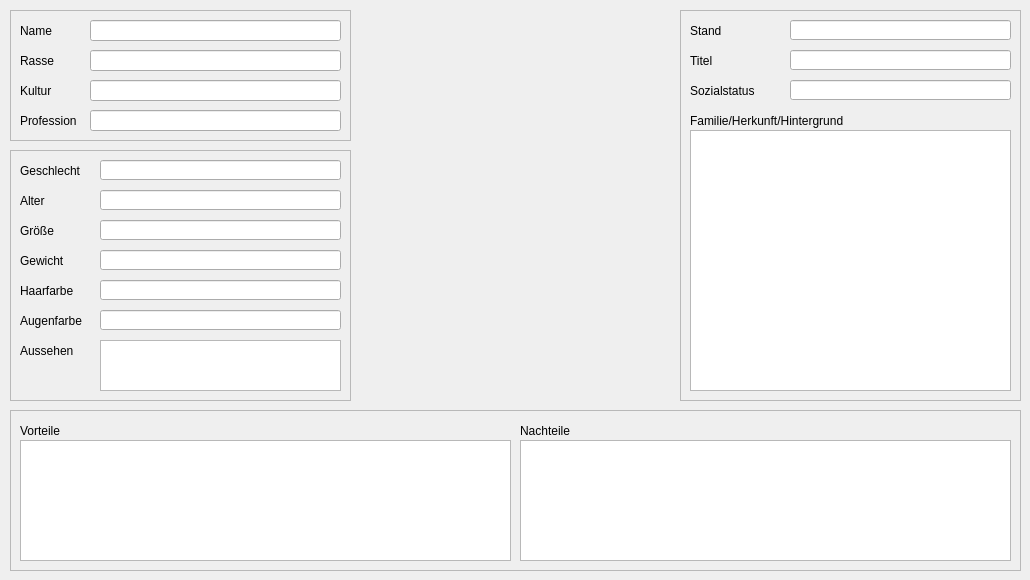
    <widget class="QWidget" name="tab">
     <attribute name="title">
      <string>Übersicht</string>
     </attribute>
     <widget class="QFrame" name="frame">
      <property name="geometry">
       <rect>
        <x>10</x>
        <y>10</y>
        <width>341</width>
        <height>131</height>
       </rect>
      </property>
      <property name="frameShape">
       <enum>QFrame::StyledPanel</enum>
      </property>
      <property name="frameShadow">
       <enum>QFrame::Raised</enum>
      </property>
      <property name="lineWidth">
       <number>1</number>
      </property>
      <property name="midLineWidth">
       <number>0</number>
      </property>
      <widget class="QLineEdit" name="Uebersicht_Professionr_Line">
       <property name="geometry">
        <rect>
         <x>80</x>
         <y>100</y>
         <width>251</width>
         <height>21</height>
        </rect>
       </property>
       <property name="readOnly">
        <bool>true</bool>
       </property>
      </widget>
      <widget class="QLineEdit" name="Uebersicht_Rasse_Line">
       <property name="geometry">
        <rect>
         <x>80</x>
         <y>40</y>
         <width>251</width>
         <height>21</height>
        </rect>
       </property>
       <property name="readOnly">
        <bool>true</bool>
       </property>
      </widget>
      <widget class="QLineEdit" name="Uebersicht_Character_Name_Line">
       <property name="geometry">
        <rect>
         <x>80</x>
         <y>10</y>
         <width>251</width>
         <height>21</height>
        </rect>
       </property>
      </widget>
      <widget class="QLabel" name="label_3">
       <property name="geometry">
        <rect>
         <x>10</x>
         <y>70</y>
         <width>61</width>
         <height>21</height>
        </rect>
       </property>
       <property name="text">
        <string>Kultur</string>
       </property>
      </widget>
      <widget class="QLabel" name="label">
       <property name="geometry">
        <rect>
         <x>10</x>
         <y>10</y>
         <width>61</width>
         <height>21</height>
        </rect>
       </property>
       <property name="text">
        <string>Name</string>
       </property>
      </widget>
      <widget class="QLabel" name="label_4">
       <property name="geometry">
        <rect>
         <x>10</x>
         <y>100</y>
         <width>61</width>
         <height>21</height>
        </rect>
       </property>
       <property name="text">
        <string>Profession</string>
       </property>
      </widget>
      <widget class="QLabel" name="label_2">
       <property name="geometry">
        <rect>
         <x>10</x>
         <y>40</y>
         <width>61</width>
         <height>21</height>
        </rect>
       </property>
       <property name="text">
        <string>Rasse</string>
       </property>
      </widget>
      <widget class="QLineEdit" name="Uebersicht_Kultur_Line">
       <property name="geometry">
        <rect>
         <x>80</x>
         <y>70</y>
         <width>251</width>
         <height>21</height>
        </rect>
       </property>
       <property name="readOnly">
        <bool>true</bool>
       </property>
      </widget>
     </widget>
     <widget class="QFrame" name="frame_2">
      <property name="geometry">
       <rect>
        <x>10</x>
        <y>150</y>
        <width>341</width>
        <height>251</height>
       </rect>
      </property>
      <property name="frameShape">
       <enum>QFrame::StyledPanel</enum>
      </property>
      <property name="frameShadow">
       <enum>QFrame::Raised</enum>
      </property>
      <property name="lineWidth">
       <number>1</number>
      </property>
      <property name="midLineWidth">
       <number>200</number>
      </property>
      <widget class="QLabel" name="label_5">
       <property name="geometry">
        <rect>
         <x>10</x>
         <y>10</y>
         <width>71</width>
         <height>21</height>
        </rect>
       </property>
       <property name="text">
        <string>Geschlecht</string>
       </property>
      </widget>
      <widget class="QLabel" name="label_6">
       <property name="geometry">
        <rect>
         <x>10</x>
         <y>40</y>
         <width>71</width>
         <height>21</height>
        </rect>
       </property>
       <property name="text">
        <string>Alter</string>
       </property>
      </widget>
      <widget class="QLabel" name="label_7">
       <property name="geometry">
        <rect>
         <x>10</x>
         <y>70</y>
         <width>71</width>
         <height>21</height>
        </rect>
       </property>
       <property name="text">
        <string>Größe</string>
       </property>
      </widget>
      <widget class="QLabel" name="label_8">
       <property name="geometry">
        <rect>
         <x>10</x>
         <y>100</y>
         <width>71</width>
         <height>21</height>
        </rect>
       </property>
       <property name="text">
        <string>Gewicht</string>
       </property>
      </widget>
      <widget class="QLabel" name="label_9">
       <property name="geometry">
        <rect>
         <x>10</x>
         <y>130</y>
         <width>71</width>
         <height>21</height>
        </rect>
       </property>
       <property name="text">
        <string>Haarfarbe</string>
       </property>
      </widget>
      <widget class="QLabel" name="label_10">
       <property name="geometry">
        <rect>
         <x>10</x>
         <y>160</y>
         <width>71</width>
         <height>21</height>
        </rect>
       </property>
       <property name="text">
        <string>Augenfarbe</string>
       </property>
      </widget>
      <widget class="QLabel" name="label_11">
       <property name="geometry">
        <rect>
         <x>10</x>
         <y>190</y>
         <width>71</width>
         <height>21</height>
        </rect>
       </property>
       <property name="text">
        <string>Aussehen</string>
       </property>
      </widget>
      <widget class="QLineEdit" name="Uebersicht_Geschlecht_Line">
       <property name="geometry">
        <rect>
         <x>90</x>
         <y>10</y>
         <width>241</width>
         <height>20</height>
        </rect>
       </property>
      </widget>
      <widget class="QLineEdit" name="Uebersicht_Alter_Line">
       <property name="geometry">
        <rect>
         <x>90</x>
         <y>40</y>
         <width>241</width>
         <height>20</height>
        </rect>
       </property>
      </widget>
      <widget class="QLineEdit" name="Uebersicht_Groesse_Line">
       <property name="geometry">
        <rect>
         <x>90</x>
         <y>70</y>
         <width>241</width>
         <height>20</height>
        </rect>
       </property>
      </widget>
      <widget class="QLineEdit" name="Uebersicht_Gewicht_Line">
       <property name="geometry">
        <rect>
         <x>90</x>
         <y>100</y>
         <width>241</width>
         <height>20</height>
        </rect>
       </property>
      </widget>
      <widget class="QLineEdit" name="Uebersicht_Haarfarbe_Line">
       <property name="geometry">
        <rect>
         <x>90</x>
         <y>130</y>
         <width>241</width>
         <height>20</height>
        </rect>
       </property>
      </widget>
      <widget class="QLineEdit" name="Uebersicht_Augenfarbe_Line">
       <property name="geometry">
        <rect>
         <x>90</x>
         <y>160</y>
         <width>241</width>
         <height>20</height>
        </rect>
       </property>
      </widget>
      <widget class="QTextEdit" name="Uebersicht_Aussehen_Text">
       <property name="geometry">
        <rect>
         <x>90</x>
         <y>190</y>
         <width>241</width>
         <height>51</height>
        </rect>
       </property>
      </widget>
     </widget>
     <widget class="QWidget" name="widget" native="true">
      <property name="geometry">
       <rect>
        <x>360</x>
        <y>10</y>
        <width>311</width>
        <height>391</height>
       </rect>
      </property>
      <property name="styleSheet">
       <string notr="true">QWidget.widget {background-iamge: url(./Jura.png)};</string>
      </property>
     </widget>
     <widget class="QFrame" name="frame_3">
      <property name="geometry">
       <rect>
        <x>680</x>
        <y>10</y>
        <width>341</width>
        <height>391</height>
       </rect>
      </property>
      <property name="frameShape">
       <enum>QFrame::StyledPanel</enum>
      </property>
      <property name="frameShadow">
       <enum>QFrame::Raised</enum>
      </property>
      <widget class="QLabel" name="label_12">
       <property name="geometry">
        <rect>
         <x>10</x>
         <y>10</y>
         <width>91</width>
         <height>21</height>
        </rect>
       </property>
       <property name="text">
        <string>Stand</string>
       </property>
      </widget>
      <widget class="QLabel" name="label_13">
       <property name="geometry">
        <rect>
         <x>10</x>
         <y>40</y>
         <width>91</width>
         <height>21</height>
        </rect>
       </property>
       <property name="text">
        <string>Titel</string>
       </property>
      </widget>
      <widget class="QLabel" name="label_14">
       <property name="geometry">
        <rect>
         <x>10</x>
         <y>70</y>
         <width>91</width>
         <height>21</height>
        </rect>
       </property>
       <property name="text">
        <string>Sozialstatus</string>
       </property>
      </widget>
      <widget class="QLabel" name="label_15">
       <property name="geometry">
        <rect>
         <x>10</x>
         <y>100</y>
         <width>321</width>
         <height>21</height>
        </rect>
       </property>
       <property name="text">
        <string>Familie/Herkunft/Hintergrund</string>
       </property>
      </widget>
      <widget class="QLineEdit" name="Uebersicht_Stand_Line">
       <property name="geometry">
        <rect>
         <x>110</x>
         <y>10</y>
         <width>221</width>
         <height>20</height>
        </rect>
       </property>
      </widget>
      <widget class="QLineEdit" name="Uebersicht_Titel_Line">
       <property name="geometry">
        <rect>
         <x>110</x>
         <y>40</y>
         <width>221</width>
         <height>20</height>
        </rect>
       </property>
      </widget>
      <widget class="QLineEdit" name="Uebersicht_Sozialstatus_Line">
       <property name="geometry">
        <rect>
         <x>110</x>
         <y>70</y>
         <width>221</width>
         <height>20</height>
        </rect>
       </property>
      </widget>
      <widget class="QTextEdit" name="Uebersicht_Hintergrund_Text">
       <property name="geometry">
        <rect>
         <x>10</x>
         <y>120</y>
         <width>321</width>
         <height>261</height>
        </rect>
       </property>
      </widget>
     </widget>
     <widget class="QFrame" name="frame_4">
      <property name="geometry">
       <rect>
        <x>10</x>
        <y>410</y>
        <width>1011</width>
        <height>161</height>
       </rect>
      </property>
      <property name="frameShape">
       <enum>QFrame::StyledPanel</enum>
      </property>
      <property name="frameShadow">
       <enum>QFrame::Raised</enum>
      </property>
      <widget class="QLabel" name="label_16">
       <property name="geometry">
        <rect>
         <x>10</x>
         <y>10</y>
         <width>81</width>
         <height>21</height>
        </rect>
       </property>
       <property name="text">
        <string>Vorteile</string>
       </property>
      </widget>
      <widget class="QLabel" name="label_17">
       <property name="geometry">
        <rect>
         <x>510</x>
         <y>10</y>
         <width>81</width>
         <height>21</height>
        </rect>
       </property>
       <property name="text">
        <string>Nachteile</string>
       </property>
      </widget>
      <widget class="QListView" name="Uebersicht_Vorteile">
       <property name="geometry">
        <rect>
         <x>10</x>
         <y>30</y>
         <width>491</width>
         <height>121</height>
        </rect>
       </property>
      </widget>
      <widget class="QListView" name="Uebersicht_Nachteile">
       <property name="geometry">
        <rect>
         <x>510</x>
         <y>30</y>
         <width>491</width>
         <height>121</height>
        </rect>
       </property>
      </widget>
     </widget>
    </widget>
